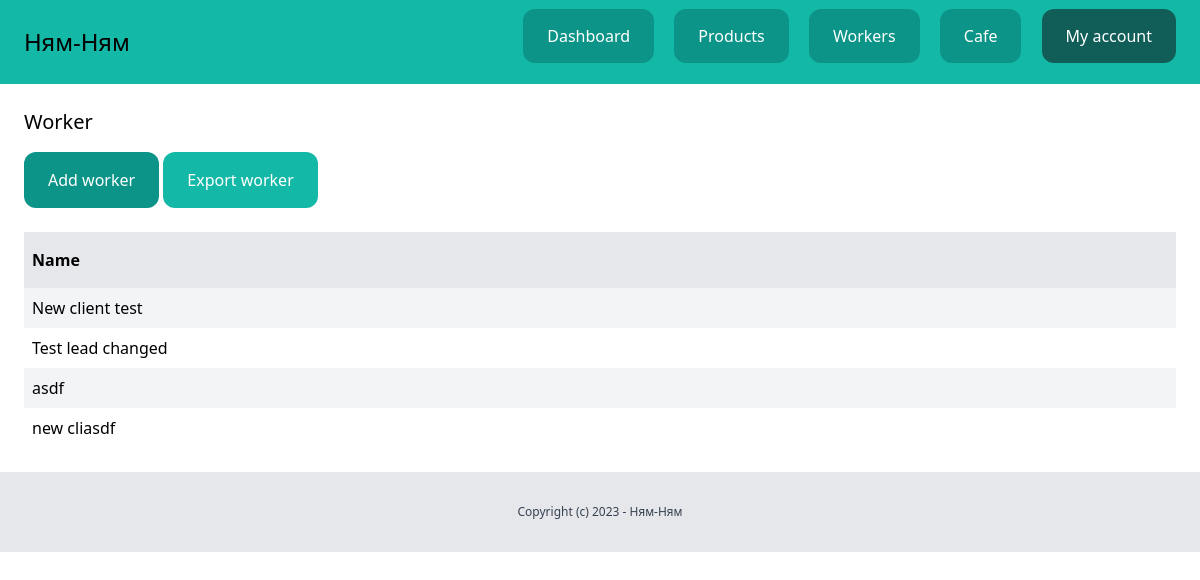
The page /dashboard/clients/ (signed in) on the database its author committed.
### client/models.py (models this page shows, shortened)
class Client(models.Model):
    team = models.ForeignKey(Team, related_name='clients', on_delete=models.CASCADE)
    name = models.CharField(max_length=255)
    email = models.EmailField()
    worker_number = models.IntegerField(default=0)
    description = models.TextField(blank=True, null=True)
    created_by = models.ForeignKey(User, related_name='clients', on_delete=models.CASCADE)
    created_at = models.DateTimeField(auto_now_add=True)
    modified_at = models.DateTimeField(auto_now=True)
    class Meta:
        ordering = ('name',)

### client/views.py (the view)
# urls.py: path('', views.clients_list, name='list'),
@login_required
def clients_list(request):
    team = request.user.userprofile.active_team
    clients = team.clients.all()
    return render(request, 'client/clients_list.html', {
        'clients': clients
    })

### team/context_processors.py (called while the page is built)
def active_team(request):
    if request.user.is_authenticated:
        active_team = request.user.userprofile.get_active_team()
        if not active_team:
            active_team = Team.objects.filter(created_by=request.user)[0]
    else:
        active_team = None
    return {'active_team': active_team}

### userprofile/models.py (called while the page is built)
    def get_active_team(self):
        if self.active_team:
            return self.active_team
        else:
            return Team.objects.filter(members__in=[self.user.id]).first()

### client/templates/client/clients_list.html (shortened to what this page needs)
{% extends 'core/base.html' %}
{% block content %}
    <div class="py-6 px-6">
        <h1 class="mb-4 text-xl">Worker</h1>
        <a href="{% url 'clients:add' %}" class="inline-block py-4 px-6 bg-teal-600 rounded-xl text-white">Add worker</a>
        <a href="{% url 'clients:export' %}" class="inline-block py-4 px-6 rounded-xl bg-teal-500 text-white">Export worker</a>
        {% if clients %}
            <div class="mt-6 flex justify-between">
                <p class="py-4 px-2 bg-gray-200 font-semibold w-full">Name</p>
            </div>
            {% for client in clients %}
                <div class="flex justify-between">
                    <p class="py-2 px-2 w-full {% cycle 'bg-gray-100' '' %}">
                        <a href="{% url 'clients:detail' client.id %}">{{ client.name }}</a>
                    </p>
                </div>
            {% endfor %}
        {% else %}
            <p class="mt-6 px-2">There are no workers in the database yet...</p>
        {% endif %}
    </div>
{% endblock %}

### rows shown on the page
Client: name "New client test"
Client: name "Test lead changed"
Client: name "asdf"
Client: name "new cliasdf"
